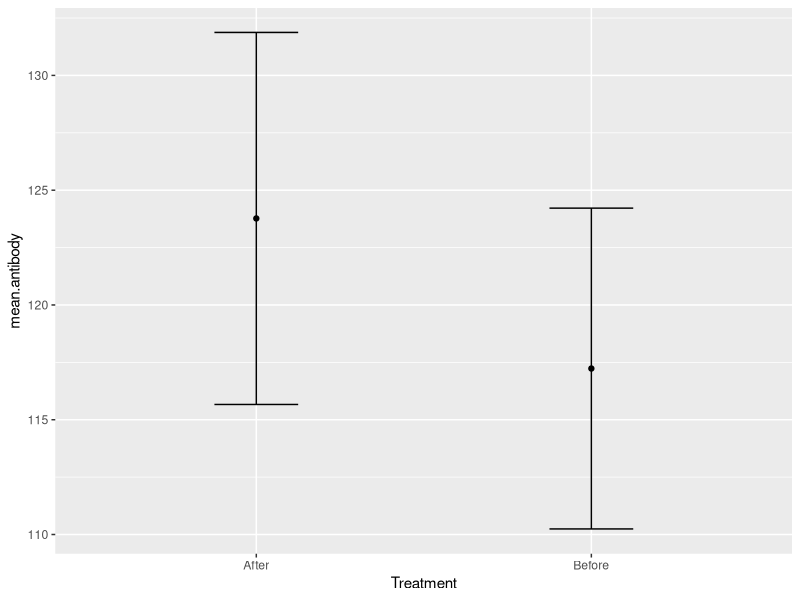
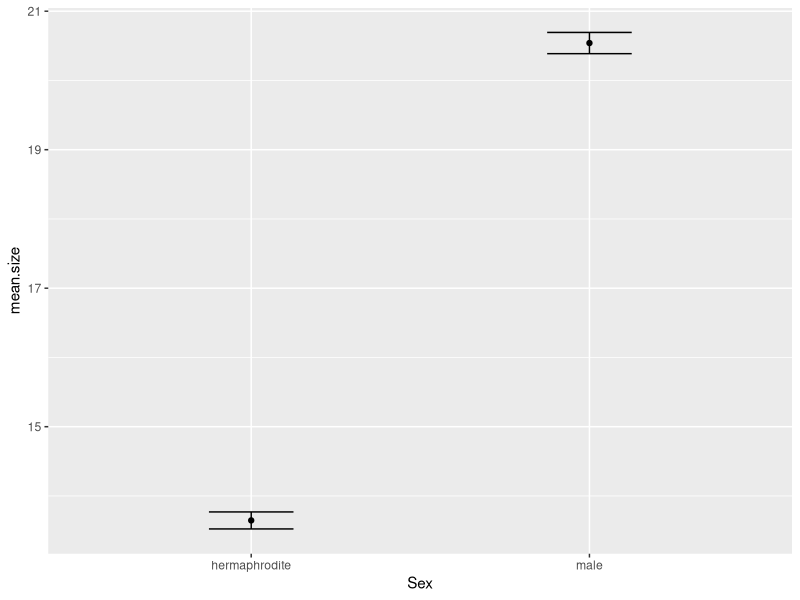
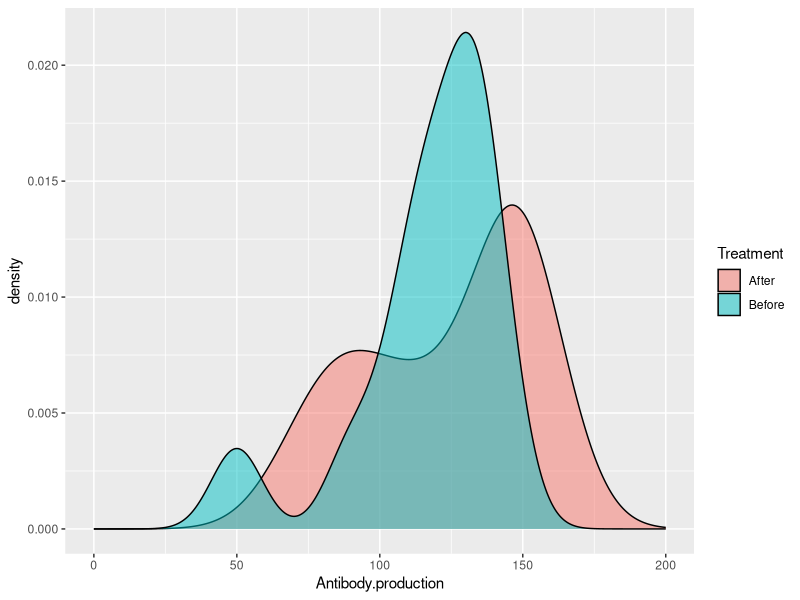
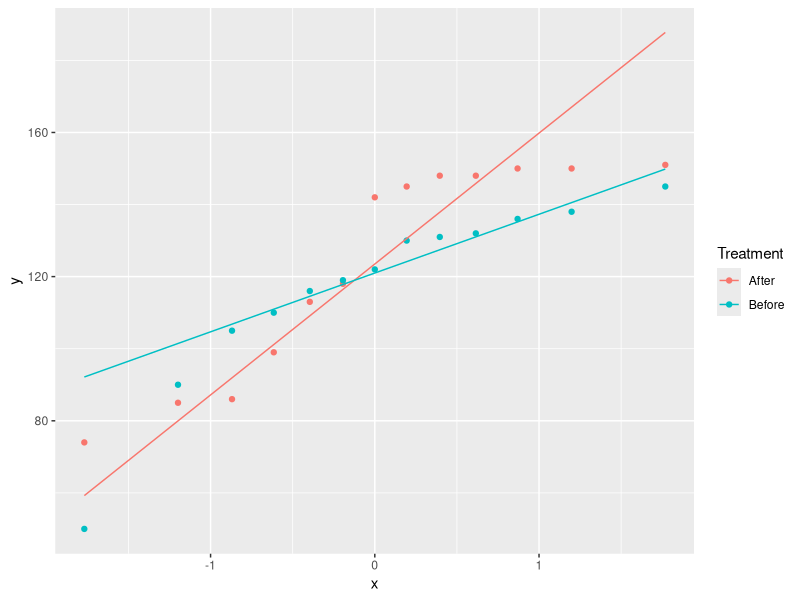
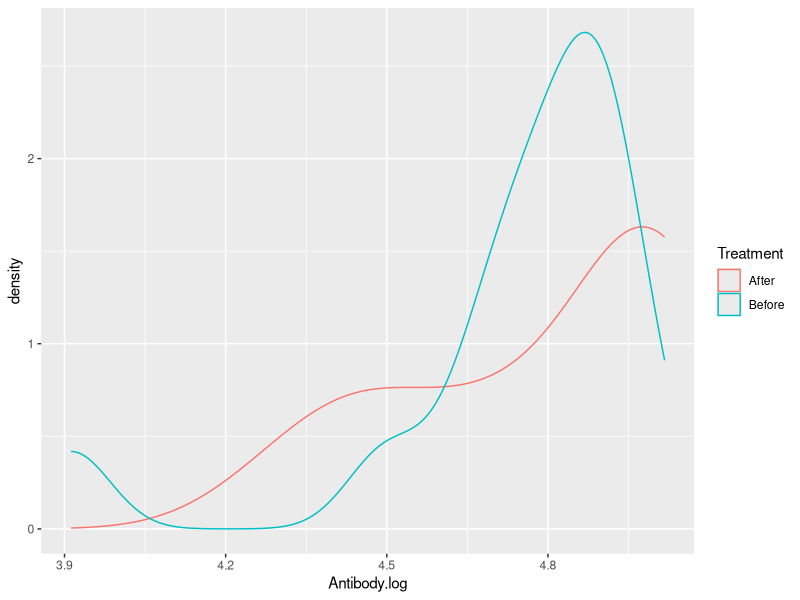
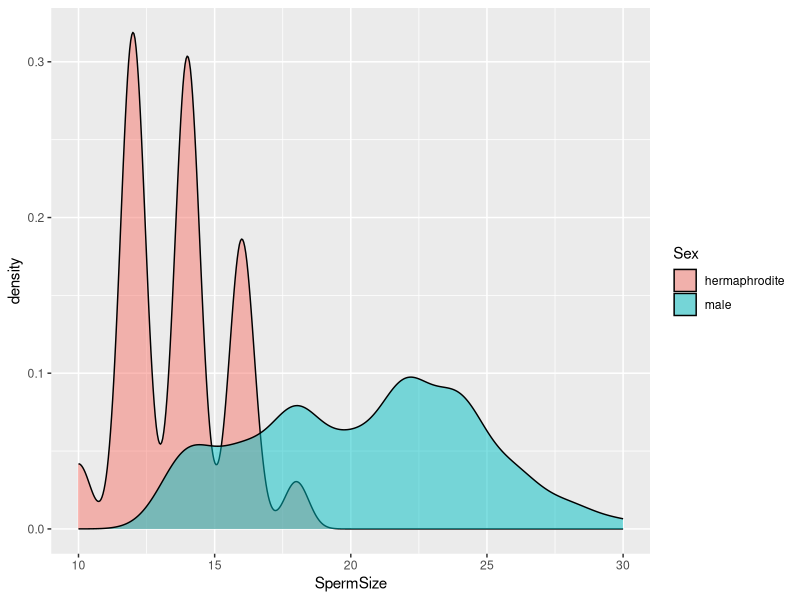
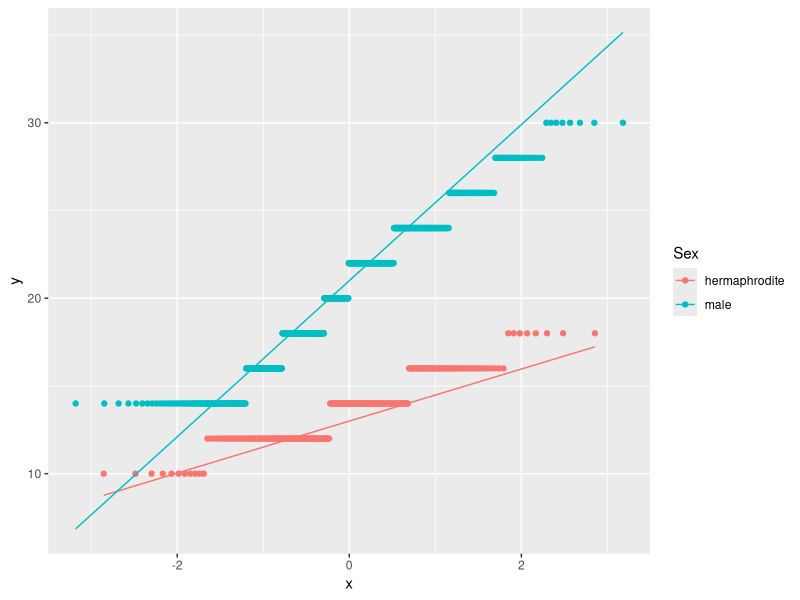

Generate these figures, in order, with R: (Note: this script raises an error after producing the figures.)
## ---- chunk 1
setwd("/Users/israel/Desktop/Bio170_Spring22/Labs/Lab05- t-test")
library (tidyverse)
library (car)
sperm<- read_csv("WormSperm.csv")
bbirds<- read_csv("BlackbirdTesto.csv")
str (sperm)
## ---- chunk 2

bird.summary<- bbirds %>% group_by (Treatment) %>% 
  summarize (mean.antibody=mean(Antibody.production),
             se.antibody=sd(Antibody.production)/ sqrt (n()))

bird.summary

sperm.summary<- sperm %>% group_by(Sex) %>% 
  summarize (mean.size=mean (SpermSize), 
             se.size= sd(SpermSize)/sqrt (n()))

ggplot (bird.summary, aes (x=Treatment, y=mean.antibody)) + geom_point() + 
  geom_errorbar(aes(ymin=mean.antibody-se.antibody, ymax=mean.antibody+se.antibody), width=0.25)

ggplot (sperm.summary, aes (x=Sex, y=mean.size)) + geom_point() + 
  geom_errorbar(aes (ymin=mean.size-se.size, ymax=mean.size+se.size), width=.25)
## ---- chunk 3
?shapiro.test
?car::leveneTest

#normality 
shapiro.test (bbirds$Antibody.production)

ggplot (bbirds, aes(Antibody.production, fill=Treatment)) + 
  geom_density(alpha=0.5) + xlim(0,200)


ggplot (bbirds, aes (sample=Antibody.production, color=Treatment)) + 
  geom_qq() + stat_qq_line()

bbirds$Antibody.log= log (bbirds$Antibody.production)
shapiro.test (bbirds$Antibody.log)

ggplot (bbirds, aes (Antibody.log, color=Treatment)) + geom_density()

shapiro.test (sperm$SpermSize)
ggplot (sperm, aes(SpermSize, fill=Sex)) + geom_density(alpha=0.5)

ggplot (sperm, aes (sample=SpermSize, color=Sex)) + geom_qq() + stat_qq_line()
sperm$log.size<- log (sperm$SpermSize)
shapiro.test(sperm$SpermSize)

#homogeneity of variance 
leveneTest(bbirds$Antibody.production, group=bbirds$Treatment)
leveneTest(sperm$SpermSize, group=sperm$Sex)

#alternative to levene test is Fligner-Kileen test for two groups
?fligner.test
fligner.test(Antibody.production ~ Treatment, bbirds)
fligner.test(SpermSize ~ Sex, sperm)

## ---- chunk 4
?t.test
t.test (Antibody.production ~ Treatment, data=bbirds, var.equal=F)
t.test (Antibody.log ~ Treatment, data=bbirds, var.equal=TRUE)

t.test (SpermSize ~ Sex, data=sperm, var.equal=FALSE)
t.test (log.size ~ Sex, data=sperm, var.equal=FALSE)
## ---- chunk 5
library (tidyverse)
?geom_point()
?geom_line()
str(bbirds)
t.test (Antibody.production ~ Treatment, data=bbirds, var.equal=TRUE, paired=T)
t.test (Antibody.log ~ Treatment, data=bbirds, var.equal=TRUE, paired=T)

ggplot (bbirds, aes(x=Treatment, y=Antibody.log)) + 
  geom_point(size=6, levels = c("Before", "After"), color="blue") +
  geom_line(aes(group=blackbird)) + theme_bw() + 
  theme (axis.text=element_text (size=18), 
         axis.title=element_text (size=18, face="bold") )
  
## ---- chunk 6
wilcox.test(Antibody.log ~ Treatment, data=bbirds, var.equal=TRUE, paired=T)
ggplot (bbirds, aes(Treatment, y=Antibody.log)) + geom_boxplot()

wilcox.test (log.size ~ Sex, data=sperm, var.equal=FALSE)

